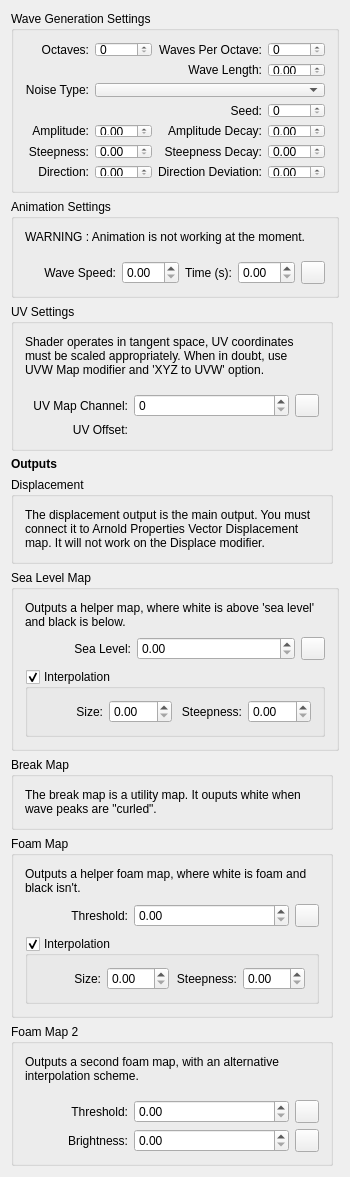
<?xml version="1.0" encoding="UTF-8"?>
<ui version="4.0">
 <class>Form</class>
 <widget class="QWidget" name="Form">
  <property name="geometry">
   <rect>
    <x>0</x>
    <y>0</y>
    <width>334</width>
    <height>1177</height>
   </rect>
  </property>
  <property name="sizePolicy">
   <sizepolicy hsizetype="Preferred" vsizetype="MinimumExpanding">
    <horstretch>0</horstretch>
    <verstretch>0</verstretch>
   </sizepolicy>
  </property>
  <property name="windowTitle">
   <string>Form</string>
  </property>
  <layout class="QGridLayout" name="gridLayout_4" columnstretch="0,0">
   <property name="topMargin">
    <number>11</number>
   </property>
   <item row="5" column="0">
    <widget class="QLabel" name="label">
     <property name="font">
      <font>
       <weight>75</weight>
       <bold>true</bold>
      </font>
     </property>
     <property name="text">
      <string>Outputs</string>
     </property>
    </widget>
   </item>
   <item row="2" column="0" colspan="2">
    <widget class="QGroupBox" name="gridGroupBox">
     <property name="title">
      <string>Animation Settings</string>
     </property>
     <layout class="QGridLayout" name="gridLayout_11" columnstretch="3,0,0,0,0">
      <property name="leftMargin">
       <number>11</number>
      </property>
      <property name="topMargin">
       <number>11</number>
      </property>
      <property name="rightMargin">
       <number>11</number>
      </property>
      <property name="bottomMargin">
       <number>11</number>
      </property>
      <item row="1" column="0">
       <spacer name="verticalSpacer_3">
        <property name="orientation">
         <enum>Qt::Vertical</enum>
        </property>
        <property name="sizeHint" stdset="0">
         <size>
          <width>20</width>
          <height>11</height>
         </size>
        </property>
       </spacer>
      </item>
      <item row="2" column="0">
       <widget class="QLabel" name="label_35">
        <property name="text">
         <string>Wave Speed:</string>
        </property>
        <property name="alignment">
         <set>Qt::AlignRight|Qt::AlignTrailing|Qt::AlignVCenter</set>
        </property>
       </widget>
      </item>
      <item row="2" column="1">
       <widget class="MaxSDK::QmaxDoubleSpinBox" name="Speed"/>
      </item>
      <item row="2" column="2">
       <widget class="QLabel" name="label_36">
        <property name="text">
         <string>Time (s):</string>
        </property>
        <property name="alignment">
         <set>Qt::AlignRight|Qt::AlignTrailing|Qt::AlignVCenter</set>
        </property>
       </widget>
      </item>
      <item row="2" column="4">
       <widget class="MaxSDK::UI::QmaxTexmapToolbutton" name="Time_map">
        <property name="text">
         <string/>
        </property>
       </widget>
      </item>
      <item row="0" column="0" colspan="5">
       <widget class="QLabel" name="label_37">
        <property name="text">
         <string>WARNING : Animation is not working at the moment.</string>
        </property>
        <property name="wordWrap">
         <bool>true</bool>
        </property>
       </widget>
      </item>
      <item row="2" column="3">
       <widget class="MaxSDK::QmaxDoubleSpinBox" name="Time"/>
      </item>
     </layout>
    </widget>
   </item>
   <item row="0" column="0" colspan="2">
    <widget class="QGroupBox" name="gridGroupBox">
     <property name="title">
      <string>Wave Generation Settings</string>
     </property>
     <layout class="QGridLayout" name="gridLayout_9" columnstretch="3,2,3,2">
      <property name="leftMargin">
       <number>11</number>
      </property>
      <property name="topMargin">
       <number>11</number>
      </property>
      <property name="rightMargin">
       <number>11</number>
      </property>
      <property name="bottomMargin">
       <number>11</number>
      </property>
      <item row="7" column="2">
       <widget class="QLabel" name="label_30">
        <property name="text">
         <string>Steepness Decay:</string>
        </property>
        <property name="alignment">
         <set>Qt::AlignRight|Qt::AlignTrailing|Qt::AlignVCenter</set>
        </property>
       </widget>
      </item>
      <item row="7" column="3">
       <widget class="MaxSDK::QmaxDoubleSpinBox" name="SteepnessDecay"/>
      </item>
      <item row="7" column="0">
       <widget class="QLabel" name="label_29">
        <property name="text">
         <string>Steepness:</string>
        </property>
        <property name="alignment">
         <set>Qt::AlignRight|Qt::AlignTrailing|Qt::AlignVCenter</set>
        </property>
       </widget>
      </item>
      <item row="1" column="3">
       <widget class="MaxSDK::QmaxDoubleSpinBox" name="WaveLength"/>
      </item>
      <item row="1" column="2">
       <widget class="QLabel" name="label_26">
        <property name="text">
         <string>Wave Length:</string>
        </property>
        <property name="alignment">
         <set>Qt::AlignRight|Qt::AlignTrailing|Qt::AlignVCenter</set>
        </property>
       </widget>
      </item>
      <item row="0" column="2">
       <widget class="QLabel" name="label_23">
        <property name="text">
         <string>Waves Per Octave:</string>
        </property>
        <property name="alignment">
         <set>Qt::AlignRight|Qt::AlignTrailing|Qt::AlignVCenter</set>
        </property>
       </widget>
      </item>
      <item row="3" column="0">
       <widget class="QLabel" name="label_24">
        <property name="text">
         <string>Noise Type:</string>
        </property>
        <property name="alignment">
         <set>Qt::AlignRight|Qt::AlignTrailing|Qt::AlignVCenter</set>
        </property>
       </widget>
      </item>
      <item row="6" column="0">
       <widget class="QLabel" name="label_27">
        <property name="text">
         <string>Amplitude:</string>
        </property>
        <property name="alignment">
         <set>Qt::AlignRight|Qt::AlignTrailing|Qt::AlignVCenter</set>
        </property>
       </widget>
      </item>
      <item row="4" column="2">
       <widget class="QLabel" name="label_25">
        <property name="text">
         <string>Seed:</string>
        </property>
        <property name="alignment">
         <set>Qt::AlignRight|Qt::AlignTrailing|Qt::AlignVCenter</set>
        </property>
       </widget>
      </item>
      <item row="5" column="0">
       <spacer name="verticalSpacer_2">
        <property name="orientation">
         <enum>Qt::Vertical</enum>
        </property>
        <property name="sizeHint" stdset="0">
         <size>
          <width>20</width>
          <height>11</height>
         </size>
        </property>
       </spacer>
      </item>
      <item row="6" column="2">
       <widget class="QLabel" name="label_28">
        <property name="text">
         <string>Amplitude Decay:</string>
        </property>
        <property name="alignment">
         <set>Qt::AlignRight|Qt::AlignTrailing|Qt::AlignVCenter</set>
        </property>
       </widget>
      </item>
      <item row="0" column="0">
       <widget class="QLabel" name="label_22">
        <property name="text">
         <string>Octaves:</string>
        </property>
        <property name="alignment">
         <set>Qt::AlignRight|Qt::AlignTrailing|Qt::AlignVCenter</set>
        </property>
       </widget>
      </item>
      <item row="0" column="1">
       <widget class="MaxSDK::QmaxSpinBox" name="NumOctaves"/>
      </item>
      <item row="4" column="3">
       <widget class="MaxSDK::QmaxSpinBox" name="Seed"/>
      </item>
      <item row="6" column="3">
       <widget class="MaxSDK::QmaxDoubleSpinBox" name="AmplitudeDecay"/>
      </item>
      <item row="3" column="1" colspan="3">
       <widget class="QComboBox" name="Randomness"/>
      </item>
      <item row="0" column="3">
       <widget class="MaxSDK::QmaxSpinBox" name="NumWaves"/>
      </item>
      <item row="6" column="1">
       <widget class="MaxSDK::QmaxDoubleSpinBox" name="Amplitude"/>
      </item>
      <item row="7" column="1">
       <widget class="MaxSDK::QmaxDoubleSpinBox" name="Steepness"/>
      </item>
      <item row="2" column="0">
       <spacer name="verticalSpacer">
        <property name="orientation">
         <enum>Qt::Vertical</enum>
        </property>
        <property name="sizeHint" stdset="0">
         <size>
          <width>20</width>
          <height>11</height>
         </size>
        </property>
       </spacer>
      </item>
      <item row="8" column="0">
       <widget class="QLabel" name="label_31">
        <property name="text">
         <string>Direction:</string>
        </property>
        <property name="alignment">
         <set>Qt::AlignRight|Qt::AlignTrailing|Qt::AlignVCenter</set>
        </property>
       </widget>
      </item>
      <item row="8" column="1">
       <widget class="MaxSDK::QmaxDoubleSpinBox" name="Direction"/>
      </item>
      <item row="8" column="2">
       <widget class="QLabel" name="label_32">
        <property name="text">
         <string>Direction Deviation:</string>
        </property>
        <property name="alignment">
         <set>Qt::AlignRight|Qt::AlignTrailing|Qt::AlignVCenter</set>
        </property>
       </widget>
      </item>
      <item row="8" column="3">
       <widget class="MaxSDK::QmaxDoubleSpinBox" name="Deviation"/>
      </item>
     </layout>
    </widget>
   </item>
   <item row="8" column="0" colspan="2">
    <widget class="QGroupBox" name="gridGroupBox">
     <property name="toolTip">
      <string/>
     </property>
     <property name="title">
      <string>Sea Level Map</string>
     </property>
     <layout class="QGridLayout" name="gridLayout" columnstretch="2,3,0">
      <property name="leftMargin">
       <number>11</number>
      </property>
      <property name="topMargin">
       <number>11</number>
      </property>
      <property name="rightMargin">
       <number>11</number>
      </property>
      <property name="bottomMargin">
       <number>11</number>
      </property>
      <item row="2" column="1">
       <widget class="MaxSDK::QmaxDoubleSpinBox" name="SeaLevel"/>
      </item>
      <item row="3" column="0">
       <spacer name="verticalSpacer_6">
        <property name="orientation">
         <enum>Qt::Vertical</enum>
        </property>
        <property name="sizeHint" stdset="0">
         <size>
          <width>20</width>
          <height>11</height>
         </size>
        </property>
       </spacer>
      </item>
      <item row="0" column="0" colspan="3">
       <widget class="QLabel" name="label_4">
        <property name="text">
         <string>Outputs a helper map, where white is above 'sea level' and black is below.</string>
        </property>
        <property name="scaledContents">
         <bool>false</bool>
        </property>
        <property name="wordWrap">
         <bool>true</bool>
        </property>
       </widget>
      </item>
      <item row="4" column="0" colspan="3">
       <widget class="QGroupBox" name="SeaLevelRamp">
        <property name="title">
         <string>Interpolation</string>
        </property>
        <property name="checkable">
         <bool>true</bool>
        </property>
        <layout class="QGridLayout" name="gridLayout_2">
         <property name="leftMargin">
          <number>11</number>
         </property>
         <property name="topMargin">
          <number>11</number>
         </property>
         <property name="rightMargin">
          <number>11</number>
         </property>
         <property name="bottomMargin">
          <number>11</number>
         </property>
         <item row="0" column="2">
          <widget class="QLabel" name="label_3">
           <property name="text">
            <string>Steepness:</string>
           </property>
           <property name="alignment">
            <set>Qt::AlignRight|Qt::AlignTrailing|Qt::AlignVCenter</set>
           </property>
          </widget>
         </item>
         <item row="0" column="0">
          <widget class="QLabel" name="label_2">
           <property name="text">
            <string>Size:</string>
           </property>
           <property name="alignment">
            <set>Qt::AlignRight|Qt::AlignTrailing|Qt::AlignVCenter</set>
           </property>
          </widget>
         </item>
         <item row="0" column="1">
          <widget class="MaxSDK::QmaxDoubleSpinBox" name="SeaLevelRampSize"/>
         </item>
         <item row="0" column="3">
          <widget class="MaxSDK::QmaxDoubleSpinBox" name="SeaLevelRampSteepness"/>
         </item>
        </layout>
       </widget>
      </item>
      <item row="2" column="0">
       <widget class="QLabel" name="label_38">
        <property name="text">
         <string>Sea Level:</string>
        </property>
        <property name="alignment">
         <set>Qt::AlignRight|Qt::AlignTrailing|Qt::AlignVCenter</set>
        </property>
       </widget>
      </item>
      <item row="2" column="2">
       <widget class="MaxSDK::UI::QmaxTexmapToolbutton" name="SeaLevel_map">
        <property name="text">
         <string/>
        </property>
       </widget>
      </item>
      <item row="1" column="0">
       <spacer name="verticalSpacer_7">
        <property name="orientation">
         <enum>Qt::Vertical</enum>
        </property>
        <property name="sizeHint" stdset="0">
         <size>
          <width>20</width>
          <height>11</height>
         </size>
        </property>
       </spacer>
      </item>
     </layout>
    </widget>
   </item>
   <item row="3" column="0">
    <widget class="QGroupBox" name="gridGroupBox">
     <property name="title">
      <string>UV Settings</string>
     </property>
     <layout class="QGridLayout" name="gridLayout_10" columnstretch="2,3,0">
      <property name="leftMargin">
       <number>11</number>
      </property>
      <property name="topMargin">
       <number>11</number>
      </property>
      <property name="rightMargin">
       <number>11</number>
      </property>
      <property name="bottomMargin">
       <number>11</number>
      </property>
      <item row="0" column="0" colspan="3">
       <widget class="QLabel" name="label_9">
        <property name="sizePolicy">
         <sizepolicy hsizetype="Preferred" vsizetype="Preferred">
          <horstretch>0</horstretch>
          <verstretch>0</verstretch>
         </sizepolicy>
        </property>
        <property name="text">
         <string>Shader operates in tangent space, UV coordinates must be scaled appropriately. When in doubt, use UVW Map modifier and 'XYZ to UVW' option.</string>
        </property>
        <property name="wordWrap">
         <bool>true</bool>
        </property>
       </widget>
      </item>
      <item row="2" column="0">
       <widget class="QLabel" name="label_33">
        <property name="text">
         <string>UV Map Channel:</string>
        </property>
        <property name="alignment">
         <set>Qt::AlignRight|Qt::AlignTrailing|Qt::AlignVCenter</set>
        </property>
       </widget>
      </item>
      <item row="2" column="1">
       <widget class="MaxSDK::QmaxSpinBox" name="UVSet"/>
      </item>
      <item row="3" column="1">
       <widget class="MaxSDK::QmaxPoint3Spinner" name="UVOffset" native="true"/>
      </item>
      <item row="3" column="0">
       <widget class="QLabel" name="label_34">
        <property name="text">
         <string>UV Offset:</string>
        </property>
        <property name="alignment">
         <set>Qt::AlignRight|Qt::AlignTrailing|Qt::AlignVCenter</set>
        </property>
       </widget>
      </item>
      <item row="2" column="2">
       <widget class="MaxSDK::UI::QmaxTexmapToolbutton" name="UVSet_map">
        <property name="text">
         <string/>
        </property>
       </widget>
      </item>
      <item row="1" column="0">
       <spacer name="verticalSpacer_11">
        <property name="orientation">
         <enum>Qt::Vertical</enum>
        </property>
        <property name="sizeHint" stdset="0">
         <size>
          <width>20</width>
          <height>11</height>
         </size>
        </property>
       </spacer>
      </item>
     </layout>
    </widget>
   </item>
   <item row="6" column="0">
    <spacer name="verticalSpacer_5">
     <property name="orientation">
      <enum>Qt::Vertical</enum>
     </property>
     <property name="sizeHint" stdset="0">
      <size>
       <width>20</width>
       <height>5</height>
      </size>
     </property>
    </spacer>
   </item>
   <item row="11" column="0">
    <widget class="QGroupBox" name="gridGroupBox">
     <property name="title">
      <string>Foam Map 2</string>
     </property>
     <layout class="QGridLayout" name="gridLayout_6" columnstretch="2,3,0">
      <property name="leftMargin">
       <number>11</number>
      </property>
      <property name="topMargin">
       <number>11</number>
      </property>
      <property name="rightMargin">
       <number>11</number>
      </property>
      <property name="bottomMargin">
       <number>11</number>
      </property>
      <item row="2" column="2">
       <widget class="MaxSDK::UI::QmaxTexmapToolbutton" name="FoamTwoThreshold_map">
        <property name="text">
         <string/>
        </property>
       </widget>
      </item>
      <item row="2" column="0">
       <widget class="QLabel" name="label_40">
        <property name="text">
         <string>Threshold:</string>
        </property>
        <property name="alignment">
         <set>Qt::AlignRight|Qt::AlignTrailing|Qt::AlignVCenter</set>
        </property>
       </widget>
      </item>
      <item row="3" column="2">
       <widget class="MaxSDK::UI::QmaxTexmapToolbutton" name="FoamTwoBrightness_map">
        <property name="text">
         <string/>
        </property>
       </widget>
      </item>
      <item row="0" column="0" colspan="3">
       <widget class="QLabel" name="label_8">
        <property name="text">
         <string>Outputs a second foam map, with an alternative interpolation scheme.</string>
        </property>
        <property name="wordWrap">
         <bool>true</bool>
        </property>
       </widget>
      </item>
      <item row="3" column="1">
       <widget class="MaxSDK::QmaxDoubleSpinBox" name="FoamTwoBrightness"/>
      </item>
      <item row="3" column="0">
       <widget class="QLabel" name="label_41">
        <property name="text">
         <string>Brightness:</string>
        </property>
        <property name="alignment">
         <set>Qt::AlignRight|Qt::AlignTrailing|Qt::AlignVCenter</set>
        </property>
       </widget>
      </item>
      <item row="2" column="1">
       <widget class="MaxSDK::QmaxDoubleSpinBox" name="FoamTwoThreshold"/>
      </item>
      <item row="1" column="0">
       <spacer name="verticalSpacer_10">
        <property name="orientation">
         <enum>Qt::Vertical</enum>
        </property>
        <property name="sizeHint" stdset="0">
         <size>
          <width>20</width>
          <height>11</height>
         </size>
        </property>
       </spacer>
      </item>
     </layout>
    </widget>
   </item>
   <item row="4" column="0">
    <spacer name="verticalSpacer_4">
     <property name="orientation">
      <enum>Qt::Vertical</enum>
     </property>
     <property name="sizeHint" stdset="0">
      <size>
       <width>20</width>
       <height>11</height>
      </size>
     </property>
    </spacer>
   </item>
   <item row="9" column="0">
    <widget class="QGroupBox" name="gridGroupBox">
     <property name="title">
      <string>Break Map</string>
     </property>
     <layout class="QGridLayout" name="gridLayout_8">
      <property name="leftMargin">
       <number>11</number>
      </property>
      <property name="topMargin">
       <number>11</number>
      </property>
      <property name="rightMargin">
       <number>11</number>
      </property>
      <property name="bottomMargin">
       <number>11</number>
      </property>
      <item row="0" column="0">
       <widget class="QLabel" name="label_10">
        <property name="sizePolicy">
         <sizepolicy hsizetype="Preferred" vsizetype="Preferred">
          <horstretch>0</horstretch>
          <verstretch>0</verstretch>
         </sizepolicy>
        </property>
        <property name="text">
         <string>The break map is a utility map. It ouputs white when wave peaks are &quot;curled&quot;.</string>
        </property>
        <property name="wordWrap">
         <bool>true</bool>
        </property>
       </widget>
      </item>
     </layout>
    </widget>
   </item>
   <item row="10" column="0">
    <widget class="QGroupBox" name="gridGroupBox">
     <property name="title">
      <string>Foam Map</string>
     </property>
     <layout class="QGridLayout" name="gridLayout_3" columnstretch="2,3,0">
      <property name="leftMargin">
       <number>11</number>
      </property>
      <property name="topMargin">
       <number>11</number>
      </property>
      <property name="rightMargin">
       <number>11</number>
      </property>
      <property name="bottomMargin">
       <number>11</number>
      </property>
      <item row="2" column="2">
       <widget class="MaxSDK::UI::QmaxTexmapToolbutton" name="FoamThreshold_map">
        <property name="text">
         <string/>
        </property>
       </widget>
      </item>
      <item row="0" column="0" colspan="3">
       <widget class="QLabel" name="label_7">
        <property name="text">
         <string>Outputs a helper foam map, where white is foam and black isn't.</string>
        </property>
        <property name="wordWrap">
         <bool>true</bool>
        </property>
       </widget>
      </item>
      <item row="3" column="0">
       <spacer name="verticalSpacer_8">
        <property name="orientation">
         <enum>Qt::Vertical</enum>
        </property>
        <property name="sizeHint" stdset="0">
         <size>
          <width>20</width>
          <height>11</height>
         </size>
        </property>
       </spacer>
      </item>
      <item row="2" column="1">
       <widget class="MaxSDK::QmaxDoubleSpinBox" name="FoamThreshold"/>
      </item>
      <item row="4" column="0" colspan="3">
       <widget class="QGroupBox" name="FoamRamp">
        <property name="title">
         <string>Interpolation</string>
        </property>
        <property name="checkable">
         <bool>true</bool>
        </property>
        <layout class="QGridLayout" name="gridLayout_5">
         <property name="leftMargin">
          <number>11</number>
         </property>
         <property name="topMargin">
          <number>11</number>
         </property>
         <property name="rightMargin">
          <number>11</number>
         </property>
         <property name="bottomMargin">
          <number>11</number>
         </property>
         <item row="0" column="1">
          <widget class="MaxSDK::QmaxDoubleSpinBox" name="FoamRampSize"/>
         </item>
         <item row="0" column="0">
          <widget class="QLabel" name="label_5">
           <property name="text">
            <string>Size:</string>
           </property>
           <property name="alignment">
            <set>Qt::AlignRight|Qt::AlignTrailing|Qt::AlignVCenter</set>
           </property>
          </widget>
         </item>
         <item row="0" column="2">
          <widget class="QLabel" name="label_6">
           <property name="text">
            <string>Steepness:</string>
           </property>
           <property name="alignment">
            <set>Qt::AlignRight|Qt::AlignTrailing|Qt::AlignVCenter</set>
           </property>
          </widget>
         </item>
         <item row="0" column="3">
          <widget class="MaxSDK::QmaxDoubleSpinBox" name="FoamRampSteepness"/>
         </item>
        </layout>
       </widget>
      </item>
      <item row="2" column="0">
       <widget class="QLabel" name="label_39">
        <property name="text">
         <string>Threshold:</string>
        </property>
        <property name="alignment">
         <set>Qt::AlignRight|Qt::AlignTrailing|Qt::AlignVCenter</set>
        </property>
       </widget>
      </item>
      <item row="1" column="0">
       <spacer name="verticalSpacer_9">
        <property name="orientation">
         <enum>Qt::Vertical</enum>
        </property>
        <property name="sizeHint" stdset="0">
         <size>
          <width>20</width>
          <height>11</height>
         </size>
        </property>
       </spacer>
      </item>
     </layout>
    </widget>
   </item>
   <item row="7" column="0">
    <widget class="QGroupBox" name="gridGroupBox">
     <property name="title">
      <string>Displacement</string>
     </property>
     <layout class="QGridLayout" name="gridLayout_12">
      <property name="leftMargin">
       <number>11</number>
      </property>
      <property name="topMargin">
       <number>11</number>
      </property>
      <property name="rightMargin">
       <number>11</number>
      </property>
      <property name="bottomMargin">
       <number>11</number>
      </property>
      <item row="0" column="0">
       <widget class="QLabel" name="label_11">
        <property name="text">
         <string>The displacement output is the main output. You must connect it to Arnold Properties Vector Displacement map. It will not work on the Displace modifier.</string>
        </property>
        <property name="wordWrap">
         <bool>true</bool>
        </property>
       </widget>
      </item>
     </layout>
    </widget>
   </item>
  </layout>
 </widget>
 <customwidgets>
  <customwidget>
   <class>MaxSDK::QmaxSpinBox</class>
   <extends>QSpinBox</extends>
   <header location="global">Qt/QmaxSpinBox.h</header>
  </customwidget>
  <customwidget>
   <class>MaxSDK::QmaxDoubleSpinBox</class>
   <extends>QDoubleSpinBox</extends>
   <header location="global">Qt/QmaxSpinBox.h</header>
  </customwidget>
  <customwidget>
   <class>MaxSDK::UI::QmaxTexmapToolbutton</class>
   <extends>QToolButton</extends>
   <header>QmaxTexmapToolbutton.h</header>
  </customwidget>
  <customwidget>
   <class>MaxSDK::QmaxPoint3Spinner</class>
   <extends>QWidget</extends>
   <header location="global">Qt/QMaxMultiSpinner.h</header>
  </customwidget>
 </customwidgets>
 <resources/>
 <connections/>
</ui>
